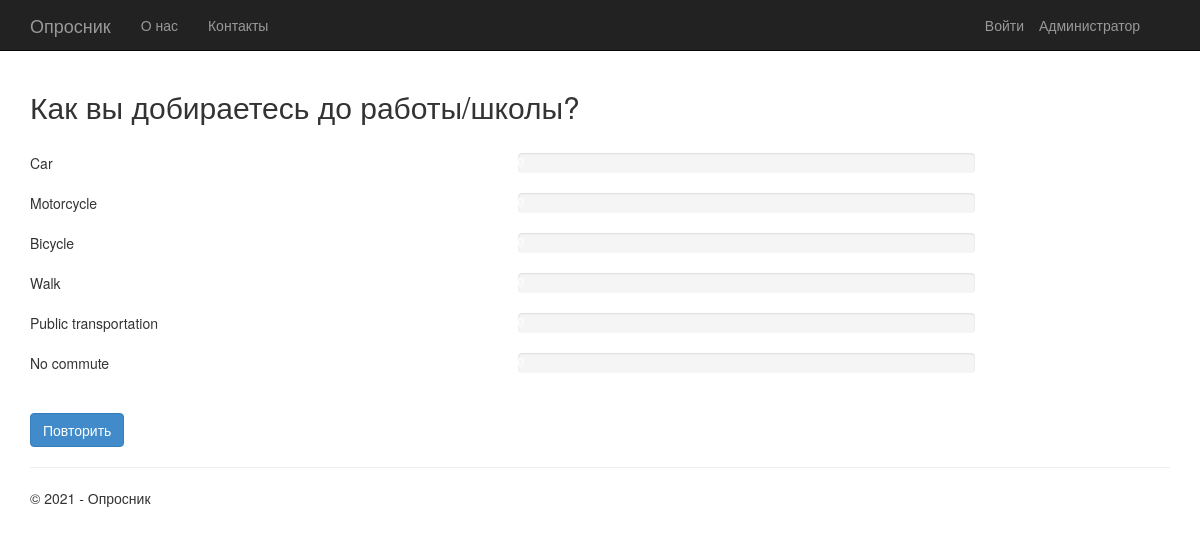
Before: /2/results/ with the older database file.
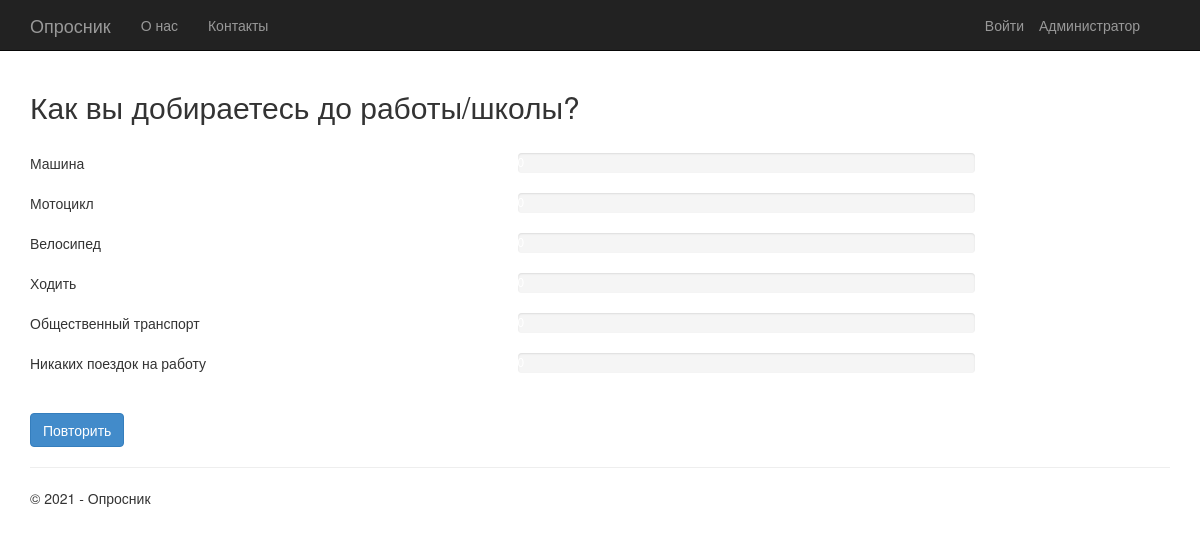
After: the same page with the newer database file.
### app/models.py (models this page shows, shortened)
class Choice(models.Model):
    poll = models.ForeignKey(Poll, on_delete=models.CASCADE)
    text = models.CharField(max_length=200)
    votes = models.IntegerField(default=0)
    def votes_percentage(self):
        total=self.poll.total_votes()
        return self.votes / float(total) * 100 if total > 0 else 0

### app/views.py (the view)
class PollResultsView(DetailView):
    model = Poll
    def get_context_data(self, **kwargs):
        context = super(PollResultsView, self).get_context_data(**kwargs)
        context['title'] = 'Результат'
        context['btn'] = 'Повторить'
        context['year'] = datetime.now().year
        return context

### app/models.py (called while the page is built)
    def total_votes(self):
        return self.choice_set.aggregate(Sum('votes'))['votes__sum']

### app/templates/app/results.html (shortened to what this page needs)
{% extends "app/layout.html" %}
{% block content %}
<h2>{{ poll.text }}</h2>
<br />
{% for choice in poll.choice_set.all %}
<div class="row">
    <div class="col-sm-5">{{choice.text}}</div>
    <div class="col-sm-5">
        <div class="progress">
        </div>
    </div>
</div>
{% endfor %}
<br />
<a class="btn btn-primary" href="{% url 'app:detail' poll.id %}">{{btn}}</a>
{% endblock %}

Changed rows visible on the page:
changed Choice: text "Car" → "Машина"
changed Choice: text "Motorcycle" → "Мотоцикл"
changed Choice: text "Bicycle" → "Велосипед"
changed Choice: text "Walk" → "Ходить"
changed Choice: text "Public transportation" → "Общественный транспорт"
changed Choice: text "No commute" → "Никаких поездок на работу"
